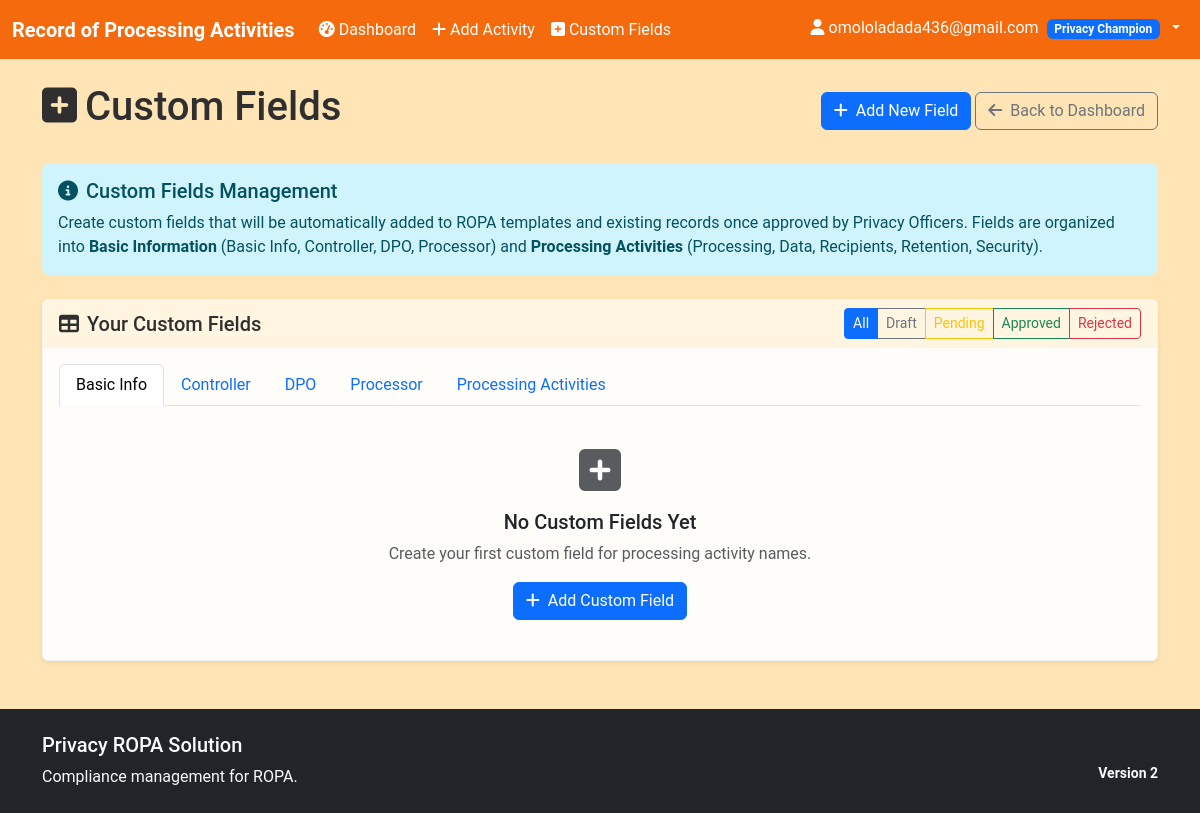
/custom-tabs (signed in), run on an earlier commit of the app's database.
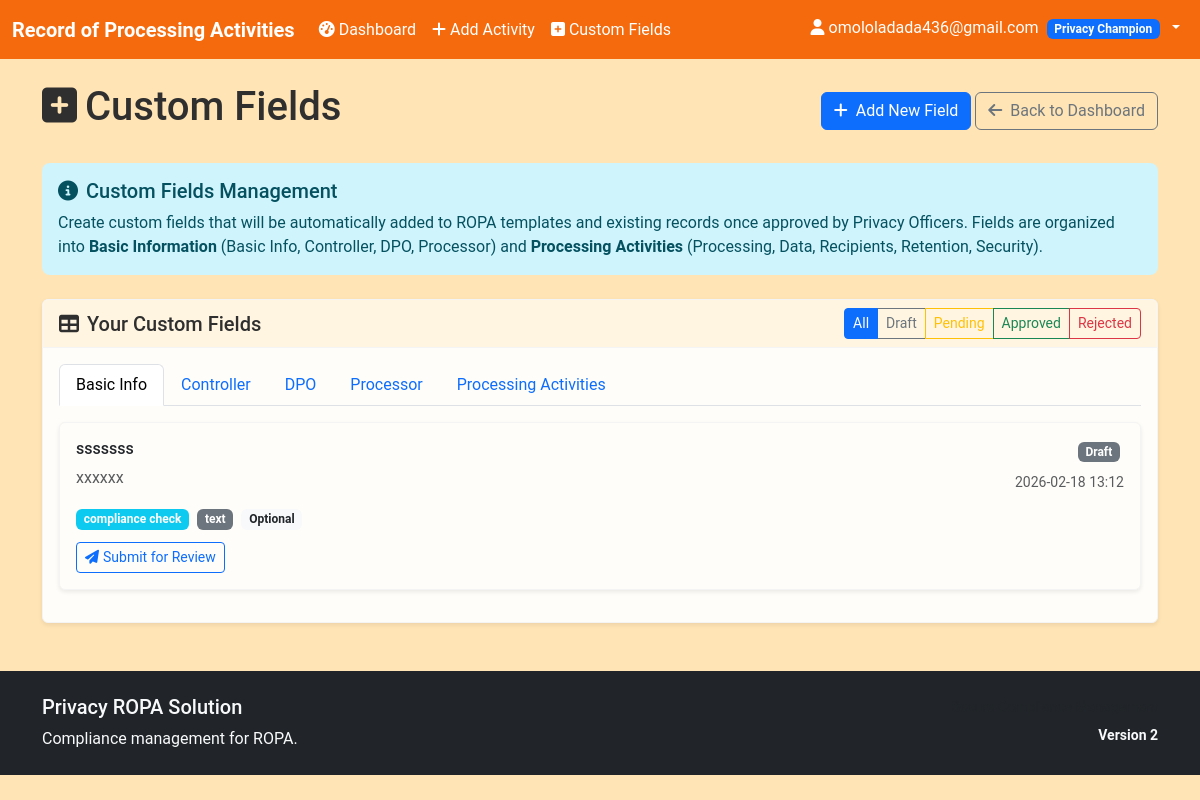
And on a later commit of the database.
### models.py (models this page shows)
class CustomTab(db.Model):
    __tablename__ = 'custom_tabs'
    id = db.Column(Integer, primary_key=True)
    tab_category = db.Column(String(50), nullable=False)  # Basic Info, Controller, etc.
    field_name = db.Column(String(100), nullable=False)
    field_description = db.Column(Text)
    field_type = db.Column(String(50), default='text')  # text, textarea, select, checkbox
    field_options = db.Column(Text)  # JSON for select options
    is_required = db.Column(Boolean, default=False)
    status = db.Column(String(50), default='Draft')  # Draft, Pending Review, Approved, Rejected
    created_by = db.Column(Integer, db.ForeignKey('users.id'), nullable=False)
    reviewed_by = db.Column(Integer, db.ForeignKey('users.id'))
    reviewed_at = db.Column(DateTime)
    review_comments = db.Column(Text)
    created_at = db.Column(DateTime, default=datetime.utcnow)
    updated_at = db.Column(DateTime, default=datetime.utcnow, onupdate=datetime.utcnow)
    creator = db.relationship('User', foreign_keys=[created_by], backref='custom_tabs_created')
    reviewer = db.relationship('User', foreign_keys=[reviewed_by], backref='custom_tabs_reviewed')

### app.py (the view)
@app.route('/custom-tabs')
@login_required
def custom_tabs():
    if current_user.role == 'Privacy Officer':
        from custom_tab_automation import get_pending_custom_tabs
        pending_tabs = get_pending_custom_tabs()
        return render_template('custom_tabs_admin.html', pending_tabs=pending_tabs)
    else:
        custom_tabs = models.CustomTab.query.filter_by(created_by=current_user.id).all()
        return render_template('custom_tabs.html', custom_tabs=custom_tabs)

### app.py (called while the page is built)
@login_manager.user_loader
def load_user(user_id):
    return models.User.query.get(int(user_id))

### templates/custom_tabs.html (shortened to what the changed rows need)
{% extends "base.html" %}
{% block content %}
<div class="d-flex justify-content-between align-items-center mb-4">
    <h1><i class="fas fa-plus-square me-2"></i>Custom Fields</h1>
</div>
<div class="card">
    <div class="card-body">
        <div class="custom-fields-container">
            {% if custom_tabs %}
                {% for tab in custom_tabs %}
                    <div class="card mb-3 field-card" data-status="{{ tab.status }}">
                        <div class="card-body">
                            <div class="d-flex justify-content-between align-items-start">
                                <div>
                                    <h6 class="card-title">{{ tab.field_name }}</h6>
                                    {% if tab.field_description %}
                                    <p class="card-text text-muted">{{ tab.field_description }}</p>
                                    {% endif %}
                                    <div class="mb-2">
                                        <span class="badge bg-info me-1">{{ tab.tab_category }}</span>
                                        <span class="badge bg-secondary me-1">{{ tab.field_type }}</span>
                                        {% if tab.is_required %}
                                            <span class="badge bg-warning">Required</span>
                                        {% else %}
                                            <span class="badge bg-light text-dark">Optional</span>
                                        {% endif %}
                                    </div>
                                </div>
                                <div class="text-end">
                                    {% if tab.status == 'Draft' %}
                                        <span class="badge bg-secondary mb-2">{{ tab.status }}</span>
                                    {% elif tab.status == 'Pending Review' %}
                                        <span class="badge bg-warning mb-2">{{ tab.status }}</span>
                                    {% elif tab.status == 'Approved' %}
                                        <span class="badge bg-success mb-2">{{ tab.status }}</span>
                                    {% elif tab.status == 'Rejected' %}
                                        <span class="badge bg-danger mb-2">{{ tab.status }}</span>
                                    {% endif %}
                                    <br>
                                    <small class="text-muted">{{ tab.created_at.strftime('%Y-%m-%d %H:%M') }}</small>
                                </div>
                            </div>
                            <div class="d-flex gap-2">
                                {% if tab.status == 'Draft' %}
                                    <a href="{{ url_for('submit_custom_field', field_id=tab.id) }}"
                                       class="btn btn-sm btn-outline-primary"
                                       onclick="return confirm('Submit this custom field for Privacy Officer review? You will not be able to edit it while under review.')">
                                        <i class="fas fa-paper-plane me-1"></i>Submit for Review
                                    </a>
                                {% endif %}
                            </div>
                        </div>
                    </div>
                {% endfor %}
            {% else %}
                <div class="text-center py-4">
                    <i class="fas fa-plus-square fa-3x text-muted mb-3"></i>
                    <h5>No Custom Fields Yet</h5>
                    <p class="text-muted">Create your first custom field for processing activity names.</p>
                    <a href="{{ url_for('add_custom_field') }}" class="btn btn-primary">
                        <i class="fas fa-plus me-2"></i>Add Custom Field
                    </a>
                </div>
            {% endif %}
        </div>
    </div>
</div>
{% endblock %}

What changed in the data, as far as the page shows it:
added CustomTab: field_name "sssssss", field_description "xxxxxx", tab_category "compliance check", field_type "text", is_required "Optional", status "Draft", created_at "2026-02-18 13:12"
Also different on the page:
text no longer shown: "No Custom Fields Yet Create your first custom field for processing activity names. Add Custom Field"
